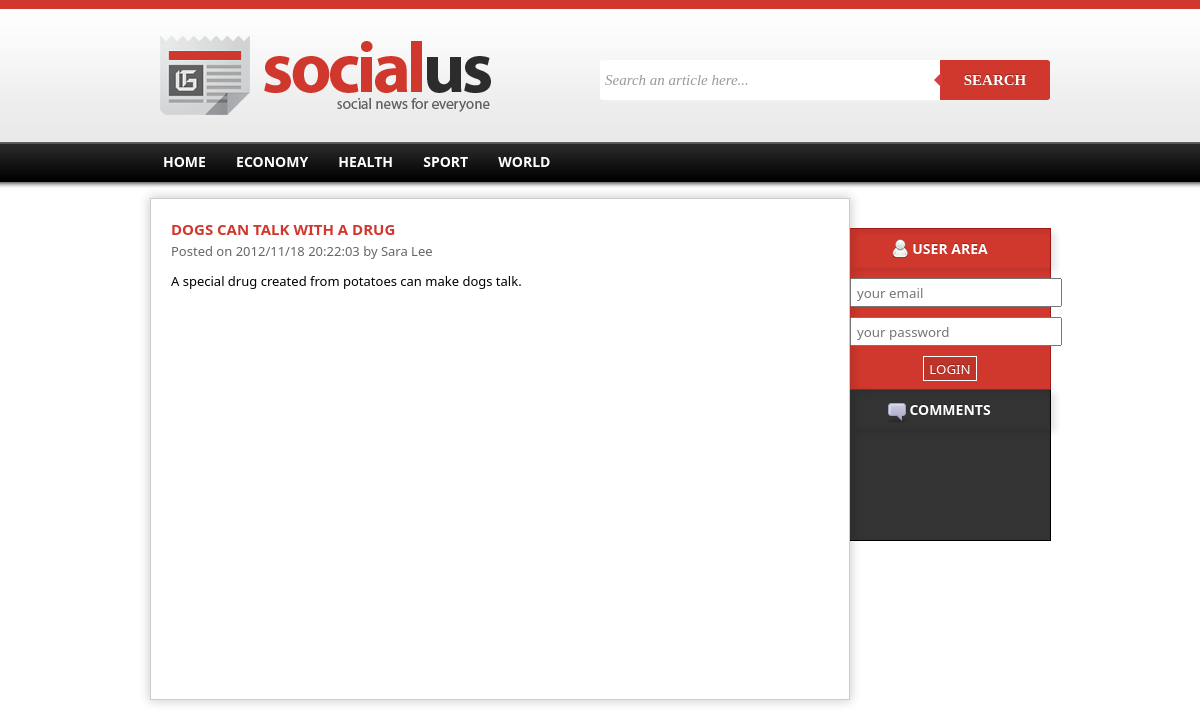
Screenshot of /article.php?url=dogs-can-talk-with-a-drug with the database file from the repository.
### tables this page shows
CREATE TABLE news(
	id integer primary key autoincrement,
	title text,
	thumbnail text,
	datePosted date,
	content text,
	userId integer,
	categoryId integer,
	url text,
	foreign key(userId) references user(id),
	foreign key(categoryId) references category(id)
);

CREATE TABLE user(
	id integer primary key autoincrement,
	name text,
	email text,
	password text,
	privilegeId integer,
	picture text,
	foreign key(privilegeId) references privilege(id)
);

### config.php (called while the page is built, shortened)
<?php
	$_database='server.db';
?>

### datacontroller.php (called while the page is built, shortened)
<?php
include_once './config.php';
class DataController{
	protected $dataBase;
	public function __construct($dataBase){
		$dbPath='sqlite:'.DBPATH.$dataBase;
		$this->dataBase = new PDO($dbPath);
	}
	public function getNewsAuthor($newsId){
		$authorid=$this->dataBase->query('SELECT userid FROM news where id='.$newsId);
		$authorid=$authorid->fetch(PDO::FETCH_ASSOC);
		$author=$this->dataBase->query('SELECT * from user where id='.$authorid['userId']);
		return $author->fetch(PDO::FETCH_ASSOC);
	}
	public function getNewsByUrl($url){
		$news=$this->dataBase->query('SELECT * FROM news where url=\''.$url.'\'');
		$news=$news->fetch(PDO::FETCH_ASSOC);
		return $news;
	}
};
$data=new DataController($_database);
?>

### article.php (the view, shortened to what this page needs)
<?php
	include_once  'dataprint.php';
	include_once  'datacontroller.php';
?>
<!DOCTYPE html>
<html>
	<head>
        <link href="css/template.css" rel="stylesheet" type="text/css">
    </head>
    <body>
    	<div id="header">
        	<div class="container">
            	<div class="logoContainer">
                	<img src="imgs/logo.png" alt="Socialus - social news for everyone" class="logo"/>
                </div>
                <div class="searchContainer">
                    <form class="search-form cf">
                        <input type="text" placeholder="Search an article here..." required>
                        <button type="submit">Search</button>
                    </form>
                </div>
            </div>
        </div>
        <div id="menu">
        	<div class="container">
                <ul>
                    <li><a href="index.php">Home</a></li>
                 </ul>
            </div>
        </div>
        <div id="main">
        	<div class="container">
            	<div class="news">
                <div class="article">
				<?php
					$news=$data->getNewsByUrl($_GET['url']);
					echo "<h1>".$news['title']."</h1>";
					$datetime= new DateTime($news['datePosted']);
					$author= $data->getNewsAuthor($news['id']);
					echo "<span class=\"info\"> Posted on ".$datetime->format('Y/m/d H:i:s')." by ".$author['name']."</span>";
					echo "<div class=\"entry\"> ".$news['content']."</div>";
				?>
				</div>
                </div>
                <div class="sidebar">
                	<div class="user">
                    	<h3>User Area</h3>
                        <?php
						if(!isset($_SESSION['user'])){ ?>
                        <form action="login.php" method="post" class="login">
                        	<input type="text" name="email" placeholder="your email" class="email"/>
                            <input type="password" name="password" placeholder="your password" class="password"/>
                            <input type="submit" class="button" value="Login"/>
                        </form>
                        <?php } ?>
                    </div>
                    <div class="comments">
                    	<h3>Comments</h3>
                    </div>
                </div>
            </div>
        </div>
    </body>
</html>

### css/template.css (style rules this page uses)
* { margin:0; padding:0; font-family: "Segoe UI"; }
#header { margin:0 auto; background:url(../imgs/headerbg.png) repeat-x; height:142px; }
.logo { margin-top: 30px; }
#menu { margin:0 auto; background:url(../imgs/menubar.png) repeat-x; height:46px; color:#ffffff; }
#menu ul { list-style-type: none ; padding-top:8px; }
#menu li { display:inline; text-transform:uppercase; font-weight:bold; font-size:14px; background-position: 0px 1px; padding-left:5px; padding-right:5px; }
#menu li a:link, a:visited { color:#ffffff; text-decoration:none; padding:3px 8px 3px 8px; }
#menu ul>li:first-child { background:none; }
.container { margin:0 auto; width:900px; }
.cf:before, .cf:after { content:""; display:table; }
.cf:after { clear:both; }
.cf { zoom:1; }
.search-form { width: 450px; background: #444; border-radius: 10px; box-shadow: 0 1px 1px rgba(0,0,0,.4) inset, 0 1px 0 rgba(255,255,255,.2); }
.search-form input { width: 330px; height: 20px; padding: 10px 5px; float: left; font: bold 15px 'lucida sans', 'trebuchet MS', 'Tahoma'; border: 0; background: #fff; border-radius: 3px 0 0 3px; }
.search-form button { overflow: visible; position: relative; float: right; border: 0; padding: 0; cursor: pointer; height: 40px; width: 110px; font: bold 15px/40px 'lucida sans', 'trebuchet MS', 'Tahoma'; color: #fff; text-transform: uppercase; background: #d1382d; border-radius: 0 3px 3px 0; text-shadow: 0 -1px 0 rgba(0, 0 ,0, .3); }
.search-form button:before { content: ''; position: absolute; border-width: 8px 8px 8px 0; border-style: solid solid solid none; border-color: transparent #d83c3c transparent; top: 12px; left: -6px; }
.logoContainer { margin:0 auto; float: left; width:350px; }
.searchContainer { padding-top:60px; margin:0 auto; float: right; }
#main { margin-top:10px; }
.news { margin:0 auto; float:left; width: 698px; min-height:500px; border:solid 1px #CCC; box-shadow: 0px 0px 10px 1px rgba(0, 0, 0, .2); }
.sidebar { margin:0 auto; float:left; width: 200px; min-height:500px; padding-top:30px; }
.user { width: 200px; height: 160px; background: #d1382d; box-shadow: 6px 3px 6px rgba(0,0,0,0.1) inset; border:solid 1px #a21a1a; border-left:none; color:#fff; }
.user h3 { text-transform:uppercase; background:url(../imgs/user.png) no-repeat; text-shadow: 0 -1px 0 rgba(0, 0 ,0, .3); background-position:40px 10px; font-weight:bold; font-size:14px; color:#ffffff; text-align:center; padding-top:10px; padding-bottom:10px; box-shadow: 6px 3px 6px rgba(0,0,0,0.1); }
.comments { width: 200px; height: 150px; background: #333; box-shadow: 6px 3px 6px rgba(0,0,0,0.1) inset; border:solid 1px #000000; border-top:none; border-left:none; }
.comments h3 { text-transform:uppercase; background:url(../imgs/comments.png) no-repeat; text-shadow: 0 -1px 0 rgba(0, 0 ,0, .3); background-position:35px 10px; font-weight:bold; font-size:14px; color:#ffffff; text-align:center; padding-top:10px; padding-bottom:10px; box-shadow: 6px 3px 6px rgba(0,0,0,0.1); }
.entry { height:130px; }
.article { padding:20px; }
.article h1 { color:#d1382d; text-transform:uppercase; font-size:15px; font-weight:bold; }
.article .info { font-size:13px; color:#666; }
.article .entry { font-size:13px; margin-top:10px; text-align:justify; line-height:20px; }
.login { text-align:center; }
.login input { margin-top:10px; height:25px; padding-left:5px; padding-right:5px; }
.user .button { background:#bf3329; color:#fff; border:solid 1px #fff; text-shadow: 0 -1px 0 rgba(0, 0 ,0, .3); text-transform:uppercase; padding-left:5px; padding-right:5px; }

### rows the page displays
news: title "DOGS CAN TALK WITH A DRUG", datePosted "2012/11/18 20:22:03", content "A special drug created from potatoes can make dogs talk."
user: name "Sara Lee"

### other values shown
$row "ECONOMY"
$row "HEALTH"
$row "SPORT"
$row "WORLD"
